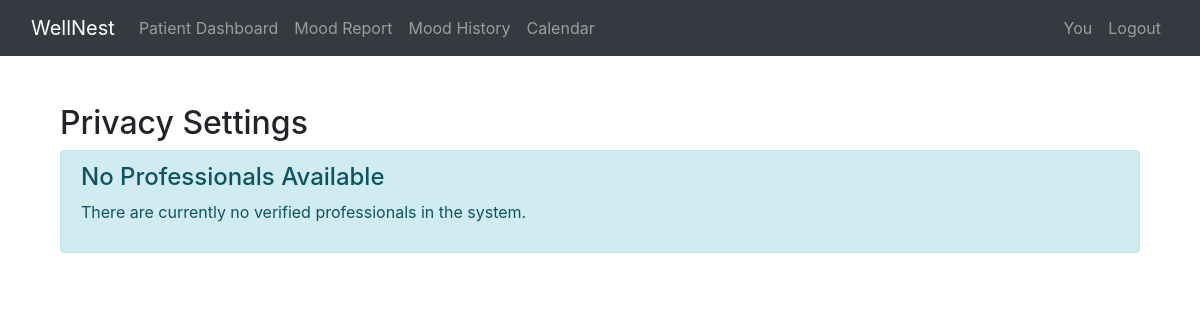
The page /privacy-settings/ (signed in) on the database as committed earlier.
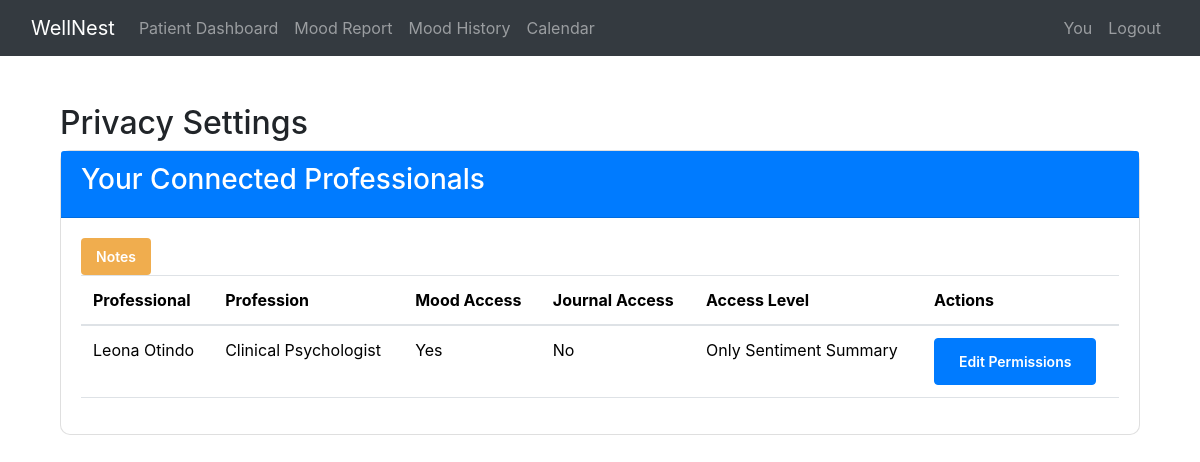
The same page on the database as committed later.
### website/models.py (models this page shows, shortened)
class PatientProfessionalRelationship(models.Model):
    STATUS_CHOICES = [
    ('pending', 'Pending'),
    ('accepted', 'Accepted'),
    ('rejected', 'Rejected'),
    ]
    status = models.CharField(max_length=10, choices=STATUS_CHOICES, default='pending')
    patient = models.ForeignKey(User, on_delete=models.CASCADE, related_name='care_team')
    professional = models.ForeignKey(User, on_delete=models.CASCADE, related_name='patients')
    status = models.CharField(max_length=10, choices=STATUS_CHOICES, default='pending')
    rejection_reason = models.TextField(blank=True, null=True)
    access_mood = models.BooleanField(default=True)
    access_journal = models.BooleanField(default=False)
    journal_access_level = models.CharField(
        max_length=20,
        choices=[
            ('summary', 'Only Sentiment Summary'),
            ('titles', 'Entry Titles Only'),
            ('full', 'Full Journal Access')
        ],
        default='summary'
    )
    created_at = models.DateTimeField(auto_now_add=True)
    class Meta:
        unique_together = ('patient', 'professional')

class MentalHealthProfessional(models.Model):
    PROFESSION_CHOICES = [
        ('PSY', 'Psychiatrist'),
        ('CLP', 'Clinical Psychologist'),
        ('CP', 'Counseling Psychologist'),
        ('SW', 'Clinical Social Worker'),
        ('MFT', 'Marriage & Family Therapist'),
        ('LPC', 'Licensed Professional Counselor'),
        ('ART', 'Art Therapist'),
        ('MHC', 'Mental Health Counselor'),
    ]
    APPROACH_CHOICES = [
        ('CBT', 'Cognitive Behavioral Therapy'),
        ('PDY', 'Psychodynamic Therapy'),
        ('HMN', 'Humanistic Therapy'),
        ('INT', 'Integrative Therapy'),
        ('DBT', 'Dialectical Behavior Therapy'),
        ('ACT', 'Acceptance & Commitment Therapy'),
        ('EMD', 'EMDR'),
        ('SOL', 'Solution-Focused Therapy'),
    ]
    user = models.OneToOneField(User, on_delete=models.CASCADE, related_name='mental_health_pro')
    profession = models.CharField(max_length=3, choices=PROFESSION_CHOICES)
    license_number = models.CharField(max_length=50, unique=True)
    license_state = models.CharField(max_length=50)
    therapeutic_approaches = models.CharField(max_length=200)  # Comma-separated list of APPROACH_CHOICES
    bio = models.TextField(blank=True)
    profile_complete = models.BooleanField(default=False)
    years_of_experience = models.PositiveIntegerField(default=0)
    qualifications = models.TextField()
    areas_of_focus = models.TextField(help_text="Specific mental health conditions or populations you specialize in")
    practice_name = models.CharField(max_length=200, blank=True)
    website = models.URLField(blank=True)
    accepts_insurance = models.BooleanField(default=False)
    sliding_scale = models.BooleanField(default=False)
    phone = models.CharField(max_length=20)
    emergency_contact = models.CharField(max_length=20, blank=True)
    address = models.TextField(blank=True)
    city = models.CharField(max_length=100)
    state = models.CharField(max_length=100)
    country = CountryField()
    postal_code = models.CharField(max_length=20)
    session_format = models.CharField(max_length=100,
                                   choices=[('INP', 'In-person'), ('ONL', 'Online'), ('BOTH', 'Both')])
    session_length = models.PositiveIntegerField(default=50, help_text="Typical session length in minutes")
    session_fee = models.DecimalField(max_digits=6, decimal_places=2, default=0.00,  # Add default value
        help_text="Fee per session in your local currency")
    availability = models.TextField(help_text="Your typical availability (e.g., Mon-Wed 9am-5pm)")
    profile_picture = models.ImageField(upload_to='therapists/profile_pics/', blank=True)
    license_verification = models.FileField(upload_to='therapists/license_docs/')
    crisis_protocol = models.TextField(blank=True, help_text="Your protocol for handling client crises")
    created_at = models.DateTimeField(auto_now_add=True)
    updated_at = models.DateTimeField(auto_now=True)

### website/relationship_views.py (the view)
# urls.py: path('privacy-settings/', relationship_views.privacy_settings, name='privacy_settings'),
@login_required
def privacy_settings(request):
    if not request.user.userprofile.role == 'patient':
        return redirect('home')
    relationships = PatientProfessionalRelationship.objects.filter(
        patient=request.user
    ).select_related('professional')
    return render(request, 'journal/privacy.html', {
        'relationships': relationships
    })

### website/templates/journal/privacy.html
{% extends "base.html" %}
{% block content %}
<div class="container mt-4">
    <h2>Privacy Settings</h2>
    {% if relationships %}
    <div class="card mb-4">
        <div class="card-header bg-primary text-white">
            <h3>Your Connected Professionals</h3>
        </div>
        <div class="card-body">
            <table class="table table-hover">
                <thead>
                    <tr>
                        <th>Professional</th>
                        <th>Profession</th>
                        <th>Mood Access</th>
                        <th>Journal Access</th>
                        <th>Access Level</th>
                        <th>Actions</th>
                    </tr>
                </thead>
                <tbody>
                    {% for rel in relationships %}
                    <tr>
                        <td>{{ rel.professional.get_full_name }}</td>
                        <td>{{ rel.professional.mental_health_pro.get_profession_display }}</td>
                        <td>{{ rel.access_mood|yesno:"Yes,No" }}</td>
                        <td>{{ rel.access_journal|yesno:"Yes,No" }}</td>
                        <td>{{ rel.get_journal_access_level_display }}</td>
                        <td>
                            <a href="{% url 'update_consent' rel.id %}" class="btn btn-sm btn-primary">
                                Edit Permissions
                            </a>
                        </td>
                    </tr>
                    <a href="{% url 'shared_notes_view' rel.id %}" class="btn btn-sm btn-warning">Notes</a>
                    {% endfor %}
                </tbody>
            </table>
        </div>
    </div>
    {% endif %}
    {% if professionals %}
    <div class="card">
        <div class="card-header bg-info text-white">
            <h3>Available Professionals</h3>
        </div>
        <div class="card-body">
            <div class="row">
                {% for professional in professionals %}
                <div class="col-md-4 mb-4">
                    <div class="card h-100">
                        <div class="card-body">
                            <h5 class="card-title">{{ professional.get_full_name }}</h5>
                            <p class="card-text">
                                {{ professional.mental_health_pro.get_profession_display }}<br>
                                {{ professional.mental_health_pro.years_of_experience }} years experience
                            </p>
                            <form method="post" action="{% url 'privacy_settings' %}">
                                {% csrf_token %}
                                <input type="hidden" name="professional_id" value="{{ professional.id }}">
                                <button type="submit" class="btn btn-primary">Connect</button>
                            </form>
                        </div>
                    </div>
                </div>
                {% endfor %}
            </div>
        </div>
    </div>
    {% elif not relationships %}
    <div class="alert alert-info">
        <h4>No Professionals Available</h4>
        <p>There are currently no verified professionals in the system.</p>
    </div>
    {% endif %}
</div>
{% endblock %}

Rows that differ between the two databases and show on the page:
added PatientProfessionalRelationship: professional.get_full_name "Leona Otindo", professional.mental_health_pro.profession "Clinical Psychologist", access_mood "Yes", access_journal "No", journal_access_level "Only Sentiment Summary"
Other text that changed with them:
text no longer shown: "No Professionals Available There are currently no verified professionals in the system."
text now shown: "Your Connected Professionals Professional Profession Mood Access Journal Access Access Level Actions"
